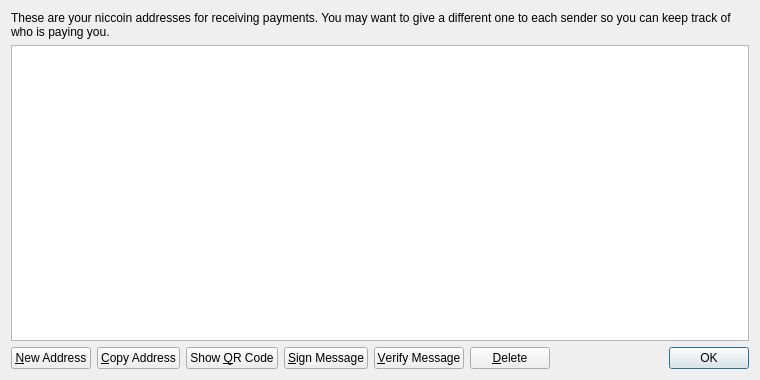
<?xml version="1.0" encoding="UTF-8"?>
<ui version="4.0">
 <class>AddressBookPage</class>
 <widget class="QWidget" name="AddressBookPage">
  <property name="geometry">
   <rect>
    <x>0</x>
    <y>0</y>
    <width>760</width>
    <height>380</height>
   </rect>
  </property>
  <property name="windowTitle">
   <string>Address Book</string>
  </property>
  <layout class="QVBoxLayout" name="verticalLayout">
   <item>
    <widget class="QLabel" name="labelExplanation">
     <property name="text">
      <string>These are your niccoin addresses for receiving payments. You may want to give a different one to each sender so you can keep track of who is paying you.</string>
     </property>
     <property name="textFormat">
      <enum>Qt::PlainText</enum>
     </property>
     <property name="wordWrap">
      <bool>true</bool>
     </property>
    </widget>
   </item>
   <item>
    <widget class="QTableView" name="tableView">
     <property name="contextMenuPolicy">
      <enum>Qt::CustomContextMenu</enum>
     </property>
     <property name="toolTip">
      <string>Double-click to edit address or label</string>
     </property>
     <property name="tabKeyNavigation">
      <bool>false</bool>
     </property>
     <property name="alternatingRowColors">
      <bool>true</bool>
     </property>
     <property name="selectionMode">
      <enum>QAbstractItemView::SingleSelection</enum>
     </property>
     <property name="selectionBehavior">
      <enum>QAbstractItemView::SelectRows</enum>
     </property>
     <property name="sortingEnabled">
      <bool>true</bool>
     </property>
     <attribute name="verticalHeaderVisible">
      <bool>false</bool>
     </attribute>
    </widget>
   </item>
   <item>
    <layout class="QHBoxLayout" name="horizontalLayout">
     <item>
      <widget class="QPushButton" name="newAddressButton">
       <property name="toolTip">
        <string>Create a new address</string>
       </property>
       <property name="text">
        <string>&amp;New Address</string>
       </property>
       <property name="icon">
        <iconset resource="../bitcoin.qrc">
         <normaloff>:/icons/add</normaloff>:/icons/add</iconset>
       </property>
      </widget>
     </item>
     <item>
      <widget class="QPushButton" name="copyToClipboard">
       <property name="toolTip">
        <string>Copy the currently selected address to the system clipboard</string>
       </property>
       <property name="text">
        <string>&amp;Copy Address</string>
       </property>
       <property name="icon">
        <iconset resource="../bitcoin.qrc">
         <normaloff>:/icons/editcopy</normaloff>:/icons/editcopy</iconset>
       </property>
      </widget>
     </item>
     <item>
      <widget class="QPushButton" name="showQRCode">
       <property name="text">
        <string>Show &amp;QR Code</string>
       </property>
       <property name="icon">
        <iconset resource="../bitcoin.qrc">
         <normaloff>:/icons/qrcode</normaloff>:/icons/qrcode</iconset>
       </property>
      </widget>
     </item>
     <item>
      <widget class="QPushButton" name="signMessage">
       <property name="toolTip">
        <string>Sign a message to prove you own a Bitcoin address</string>
       </property>
       <property name="text">
        <string>&amp;Sign Message</string>
       </property>
       <property name="icon">
        <iconset resource="../bitcoin.qrc">
         <normaloff>:/icons/edit</normaloff>:/icons/edit</iconset>
       </property>
      </widget>
     </item>
     <item>
      <widget class="QPushButton" name="verifyMessage">
       <property name="toolTip">
        <string>Verify a message to ensure it was signed with a specified Bitcoin address</string>
       </property>
       <property name="text">
        <string>&amp;Verify Message</string>
       </property>
       <property name="icon">
        <iconset resource="../bitcoin.qrc">
         <normaloff>:/icons/transaction_0</normaloff>:/icons/transaction_0</iconset>
       </property>
      </widget>
     </item>
     <item>
      <widget class="QPushButton" name="deleteButton">
       <property name="toolTip">
        <string>Delete the currently selected address from the list. Only sending addresses can be deleted.</string>
       </property>
       <property name="text">
        <string>&amp;Delete</string>
       </property>
       <property name="icon">
        <iconset resource="../bitcoin.qrc">
         <normaloff>:/icons/remove</normaloff>:/icons/remove</iconset>
       </property>
      </widget>
     </item>
     <item>
      <spacer name="horizontalSpacer">
       <property name="orientation">
        <enum>Qt::Horizontal</enum>
       </property>
       <property name="sizeHint" stdset="0">
        <size>
         <width>40</width>
         <height>20</height>
        </size>
       </property>
      </spacer>
     </item>
     <item>
      <widget class="QDialogButtonBox" name="buttonBox">
       <property name="sizePolicy">
        <sizepolicy hsizetype="Maximum" vsizetype="Fixed">
         <horstretch>0</horstretch>
         <verstretch>0</verstretch>
        </sizepolicy>
       </property>
       <property name="standardButtons">
        <set>QDialogButtonBox::Ok</set>
       </property>
      </widget>
     </item>
    </layout>
   </item>
  </layout>
 </widget>
 <resources>
  <include location="../bitcoin.qrc"/>
 </resources>
 <connections/>
</ui>
